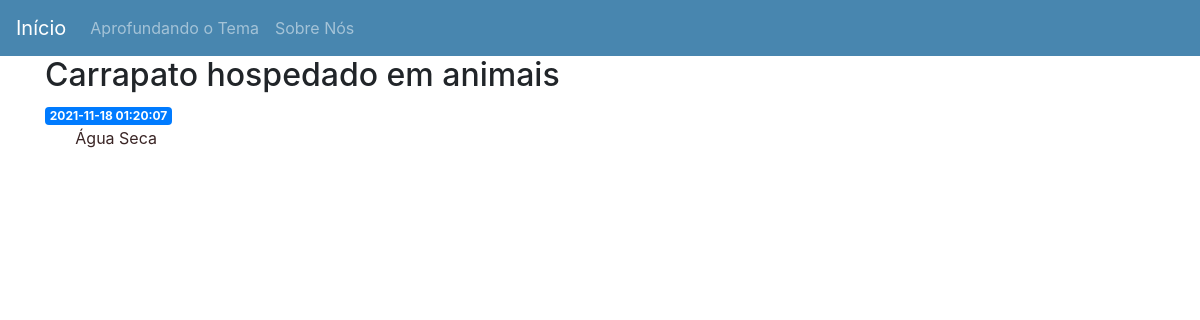
Before: /3 with the older database file.
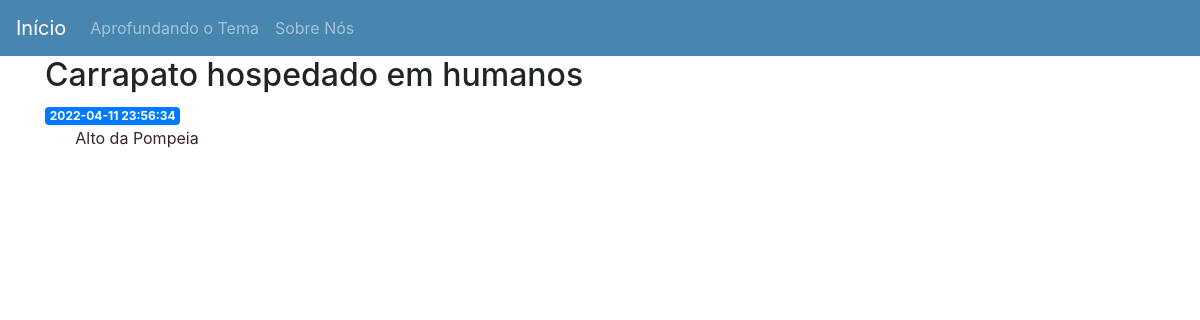
After: the same page with the newer database file.
### tables this page shows
CREATE TABLE posts (
    id INTEGER PRIMARY KEY AUTOINCREMENT,
    created TIMESTAMP NOT NULL DEFAULT CURRENT_TIMESTAMP,
    title TEXT NOT NULL,
    content TEXT NOT NULL
);

### app.py (the view)
@app.route('/<int:post_id>')
def post(post_id):
    post = get_post(post_id)
    return render_template('post.html', post=post)

### app.py (called while the page is built)
def get_db_connection():
    conn = sqlite3.connect('database.db')
    conn.row_factory=sqlite3.Row
    return conn

def get_post(post_id):
    conn = get_db_connection()
    post = conn.execute('SELECT * FROM posts WHERE id = ?',(post_id,)).fetchone()
    conn.close()
    if post is None:
        abort(404)
    return post

### templates/post.html
{% extends 'base.html' %}
{% block content %}
    <h2>{% block title %} {{ post['title'] }} {% endblock %}</h2>
    <span class="badge badge-primary">{{ post['created'] }}</span>
    <p>{{ post['content'] }}</p>
{% endblock %}

### templates/base.html (shortened to what this page needs)
<!doctype html>
<html lang="pt-br">
  <head>
    <link rel="stylesheet" href="static/css/style.css" >
<link rel="stylesheet" href="https://stackpath.bootstrapcdn.com/bootstrap/4.3.1/css/bootstrap.min.css">
  </head>
   <body>
   <nav class="navbar navbar-expand-md navbar-dark" style="background-color: rgba(27,104,156,0.8);" >
        <a class="navbar-brand" href="{{ url_for('index')}}">Início</a>
        <div class="collapse navbar-collapse" id="navbarNav">
            <ul class="navbar-nav">
                <li class="nav-item">
                <a class="nav-link" href="{{url_for('aprofundando')}}">Aprofundando o Tema</a>
            </li>
            <li class="nav-item">
                <a class="nav-link" href="{{url_for('sobreNos')}}">Sobre Nós</a>
            </li>
            </ul>
        </div>
    </nav>
    <div class="container">
        {% block content %} {% endblock %}
    </div>
  </body>
</html>

### static/css/style.css (style rules this page uses)
body { background-image: url('C:/Users/eviei/Desktop/GIT_Exemplo/flask_blog_PI_UNIVESP/img/fundocontador.jpg'); }
p { margin: 0; text-indent: 3ch; color: #3a2525; }

Changed rows visible on the page:
changed posts: title "Carrapato hospedado em animais" → "Carrapato hospedado em humanos"; created "2021-11-18 01:20:07" → "2022-04-11 23:56:34"; content "Água Seca" → "Alto da Pompeia"
